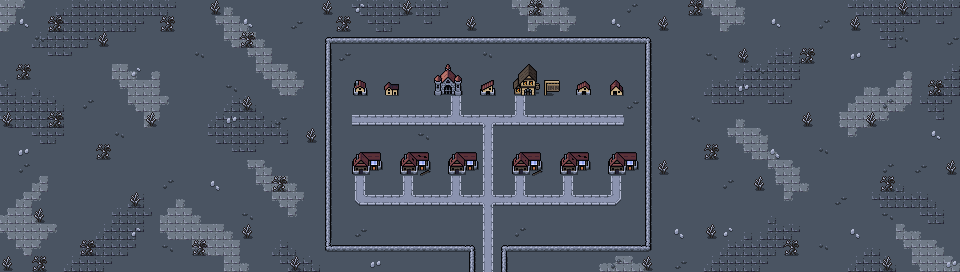

This game map was drawn from its Tiled (.tmx) file and the tilesets committed beside it. A one-line description and the trimmed map source follow:
An orthogonal 60x17 tile map with 16x16 px tiles, 5 tile layers (Collision, Background, Ground, Clutter, ...), 2 tilesets and 8 objects.

<map version="1.5" tiledversion="1.7.2" orientation="orthogonal" renderorder="right-down" width="60" height="17" tilewidth="16" tileheight="16" infinite="0" nextlayerid="7" nextobjectid="48">
 <editorsettings>
  <export target="wastetown..tmx" format="tmx" />
 </editorsettings>
 <tileset firstgid="1" source="../tileset/main.tsx" />
 <tileset firstgid="3477" source="../tileset/buildings.tsx" />
 <layer id="6" name="Collision" width="60" height="17">
  <data>[1020 cells, 10 non-empty, 4 distinct tile ids]</data>
 </layer>
 <layer id="1" name="Background" width="60" height="17">
  <data>[1020 cells, 1020 non-empty, 1 distinct tile ids]</data>
 </layer>
 <layer id="2" name="Ground" width="60" height="17">
  <data>[1020 cells, 247 non-empty, 25 distinct tile ids]</data>
 </layer>
 <layer id="3" name="Clutter" width="60" height="17">
  <properties>
   <property name="spriteLayer" type="bool" value="true" />
  </properties>
  <data>[1020 cells, 236 non-empty, 37 distinct tile ids]</data>
 </layer>
 <layer id="5" name="Roofs" width="60" height="17">
  <data>[1020 cells, 16 non-empty, 8 distinct tile ids]</data>
 </layer>
 <objectgroup id="4" name="Objects">
  <object id="38" template="../obj/entry_up.tx" x="479.68" y="271.375" />
  <object id="41" template="../obj/shop.tx" x="352.667" y="175.833" />
  <object id="42" template="../obj/shop.tx" x="400.667" y="177.333" />
  <object id="43" template="../obj/shop.tx" x="448.5" y="176" />
  <object id="44" template="../obj/shop.tx" x="512.167" y="177.167" />
  <object id="45" template="../obj/shop.tx" x="560.833" y="176.5" />
  <object id="46" template="../obj/shop.tx" x="608.167" y="177.5" />
  <object id="47" template="../obj/inn.tx" x="511.833" y="97.1667" />
 </objectgroup>
</map>
